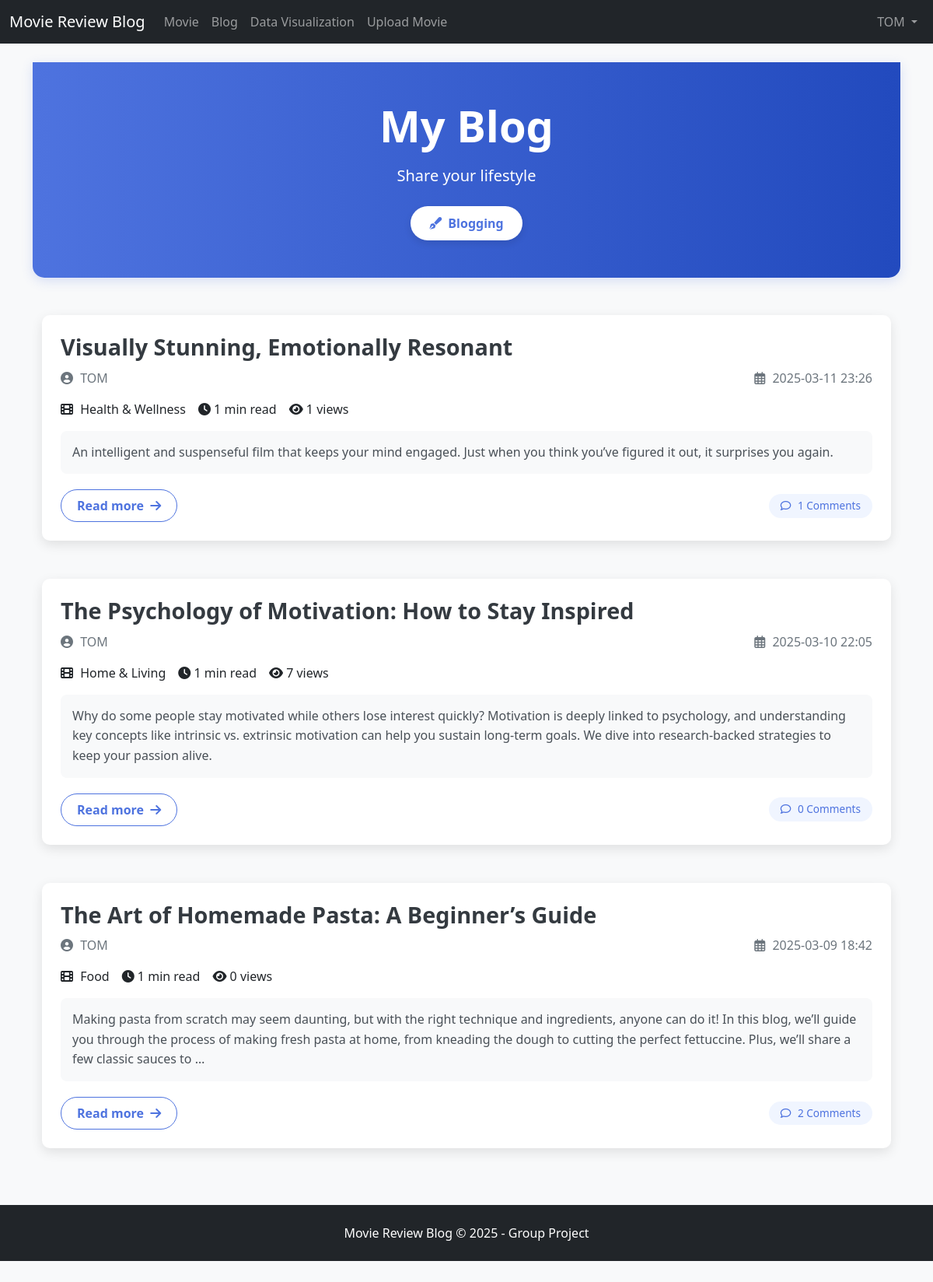
The app's page /blogs/my-blogs/ (signed in) with its own data.
### blogs/models.py (models this page shows, shortened)
class Blog(models.Model):
    title = models.CharField(max_length=200)
    content = models.TextField()
    user = models.ForeignKey(User, on_delete=models.CASCADE, related_name='blogs')
    created_at = models.DateTimeField(auto_now_add=True)
    updated_at = models.DateTimeField(auto_now=True)
    category = models.CharField(max_length=20, choices=LIFESTYLE_CATEGORIES, default='other')
    views = models.PositiveIntegerField(default=0)
    @property
    def reading_time(self):
        word_count = len(self.content.split())
        minutes = max(1, round(word_count / 200))
        return minutes
    @property
    def comment_count(self):
        return self.comments.count()

### blogs/views.py (the view)
# urls.py: path('my-blogs/', views.my_blogs, name='my_blogs'),
@login_required
def my_blogs(request):
    blogs = Blog.objects.filter(user=request.user).order_by('-created_at')
    return render(request, 'blogs/my_blogs.html', {'blogs': blogs})

### templates/blogs/my_blogs.html (shortened to what this page needs)
{% extends 'base.html' %}
{% load static %}
{% block extra_css %}
<link rel="stylesheet" href="{% static 'css/blog.css' %}">
{% endblock %}
{% block content %}
<div class="blog-header text-center">
    <div class="container">
        <h1 class="display-4 fw-bold mb-3">My Blog</h1>
        <p class="lead mb-4">Share your lifestyle</p>
        <a href="{% url 'create_blog' %}" class="btn btn-create">
            <i class="fas fa-pen-fancy me-2"></i>Blogging
        </a>
    </div>
</div>
<div class="container">
    <div class="row">
        {% for blog in blogs %}
            <div class="col-md-12 mb-4">
                <div class="card blog-card">
                    <div class="card-body p-4">
                        <h3 class="card-title">{{ blog.title }}</h3>
                        <div class="d-flex justify-content-between mb-3 blog-meta">
                            <span>
                                <i class="fas fa-user-circle"></i> {{ blog.user.username }}
                            </span>
                            <span>
                                <i class="far fa-calendar-alt"></i> {{ blog.created_at|date:"Y-m-d H:i" }}
                            </span>
                        </div>
                        <div class="d-flex align-items-center mb-3 blog-stats">
                            <span class="category-badge me-3">
                                <i class="fas fa-film"></i> {{ blog.get_category_display }}
                            </span>
                            <span class="reading-time me-3">
                                <i class="fas fa-clock"></i> {{ blog.reading_time }} min read
                            </span>
                            <span class="views-count">
                                <i class="fas fa-eye"></i> {{ blog.views }} views
                            </span>
                        </div>
                        <div class="blog-content">
                            {{ blog.content|truncatewords:50 }}
                        </div>
                        <div class="d-flex justify-content-between align-items-center">
                            <a href="{% url 'blog_detail' blog.id %}" class="btn btn-read-more">
                                Read more <i class="fas fa-arrow-right ms-1"></i>
                            </a>
                            <span class="comment-badge">
                                <i class="far fa-comment"></i> {{ blog.comment_count }} Comments
                            </span>
                        </div>
                    </div>
                </div>
            </div>
        {% endfor %}
    </div>
</div>
{% endblock %}

### templates/base.html (shortened to what this page needs)
<!DOCTYPE html>
<html lang="en" class="h-100">
{% load static %}
<head>
    <link href="https://cdn.jsdelivr.net/npm/bootstrap@5.3.0/dist/css/bootstrap.min.css" rel="stylesheet">
    <link rel="stylesheet" href="https://cdnjs.cloudflare.com/ajax/libs/font-awesome/6.4.2/css/all.min.css">
    <link rel="stylesheet" href="{% static 'css/base.css' %}">
    {% block extra_css %}{% endblock %}
</head>
<body class="d-flex flex-column min-vh-100">
    <nav class="navbar navbar-expand-lg navbar-dark bg-dark">
        <div class="container-fluid">
            <a class="navbar-brand" href="{% url 'film_list' %}">Movie Review Blog</a>
            <div class="collapse navbar-collapse" id="navbarNav">
                <ul class="navbar-nav me-auto mb-2 mb-lg-0">
                    <li class="nav-item">
                        <a class="nav-link" href="{% url 'film_list' %}">Movie</a>
                    </li>
                    <li class="nav-item">
                        <a class="nav-link" href="{% url 'blog_list' %}">Blog</a>
                    </li>
                    <li class="nav-item">
                        <a class="nav-link" href="{% url 'data_visualization' %}">Data Visualization</a>
                    </li>
                    {% if user.is_authenticated %}
                    <li class="nav-item">
                        <a class="nav-link" href="{% url 'upload_film' %}">Upload Movie</a>
                    </li>
                    {% endif %}
                </ul>
                <ul class="navbar-nav ms-auto">
                    {% if user.is_authenticated %}
                        <li class="nav-item dropdown">
                            <a class="nav-link dropdown-toggle" href="#" id="navbarDropdown" role="button" data-bs-toggle="dropdown" aria-expanded="false">
                                {{ user.username }}
                            </a>
                        </li>
                    {% endif %}
                </ul>
            </div>
        </div>
    </nav>
    <main class="container py-4 flex-grow-1 d-flex flex-column">
        {% block content %}{% endblock %}
    </main>
    <footer class="bg-dark text-white py-4 mt-auto">
        <div class="container-fluid text-center">
            <p class="mb-0">Movie Review Blog &copy; {% now "Y" %} - Group Project</p>
        </div>
    </footer>
</body>
</html>

### static/css/base.css (style rules this page uses)
body { padding-bottom: 70px; background-color: #f8f9fa; }
.btn { transition: all 0.3s; }

### static/css/blog.css (style rules this page uses)
.blog-card { background-color: #fff; border-radius: 10px; box-shadow: 0 5px 15px rgba(0,0,0,0.1); transition: transform 0.3s ease, box-shadow 0.3s ease; margin-bottom: 25px; overflow: hidden; border: none; }
.card-title { font-size: 1.8rem; font-weight: 700; margin-bottom: 10px; color: #343a40; }
.blog-meta { color: #6c757d; margin-bottom: 15px; font-size: 1rem; }
.blog-content { background-color: #f8f9fa; padding: 15px; border-radius: 8px; margin-bottom: 20px; line-height: 1.6; color: #495057; }
.comment-badge { background-color: #f0f5ff; color: #4e73df; padding: 5px 15px; border-radius: 50px; font-size: 0.85rem; transition: all 0.3s; display: inline-block; }
.btn-read-more { border-radius: 50px; padding: 8px 20px; font-weight: 600; transition: all 0.3s; background-color: white; color: #4e73df; border-color: #4e73df; }
.blog-header { background: linear-gradient(to right, #4e73df, #224abe); padding: 3rem 0; margin-bottom: 3rem; color: white; border-radius: 0 0 15px 15px; box-shadow: 0 4px 15px rgba(78, 115, 223, 0.2); }
.btn-create { border-radius: 50px; padding: 10px 24px; font-weight: 600; transition: all 0.3s; background-color: white; color: #4e73df; border: none; box-shadow: 0 4px 10px rgba(0, 0, 0, 0.1); }
.fa-user-circle, .fa-calendar-alt, .fa-comment, .fa-film { margin-right: 5px; }

### records on screen
Blog: title "Visually Stunning, Emotionally Resonant", user.username "TOM", created_at "2025-03-11 23:26", category "Health & Wellness", reading_time "1", views "1", content "An intelligent and suspenseful film that keeps your mind engaged. Just when you think you’ve figured it out, it surprises you again.", comment_count "1"
Blog: title "The Psychology of Motivation: How to Stay Inspired", user.username "TOM", created_at "2025-03-10 22:05", category "Home & Living", reading_time "1", views "7", content "Why do some people stay motivated while others lose interest quickly? Motivation is deeply linked to psychology, and understanding key concepts like intrinsic vs. extrinsic motivation can help you sustain long-term goals. We dive into research-backed strategies to keep your passion alive.", comment_count "0"
Blog: title "The Art of Homemade Pasta: A Beginner’s Guide", user.username "TOM", created_at "2025-03-09 18:42", category "Food", reading_time "1", views "0", content "Making pasta from scratch may seem daunting, but with the right technique and ingredients, anyone can do it! In this blog, we’ll guide you through the process of making fresh pasta at home, from kneading the dough to cutting the perfect fettuccine. Plus, we’ll share a few classic sauces to …", comment_count "2"

### other values on screen
{{ user.username }} "TOM"
